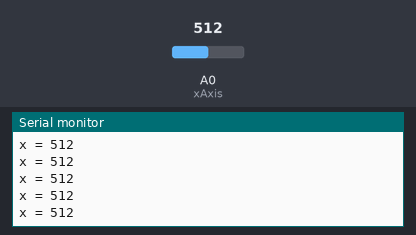
Simulated run of this sketch. Board: Arduino Uno, built with avr-gcc and run on an emulated ATmega328P. On the bench: the last lines printed to the serial monitor. The test bench sets the inputs (shaded band); at power-on: A0 (xAxis) = 512.

Above: at 1.2 s.
1.3 s: A0 (xAxis) set to 716
At 1.68 s:
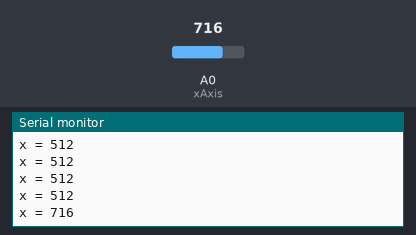
2.8 s: A0 (xAxis) set to 900
At 2.93 s:
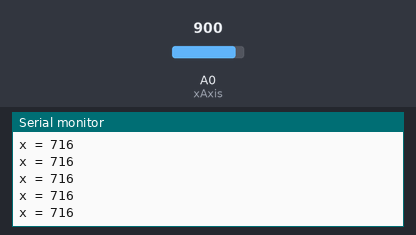
Timing chart, 0 to 5.8 s (numbered marks = the images above; inputs shaded):
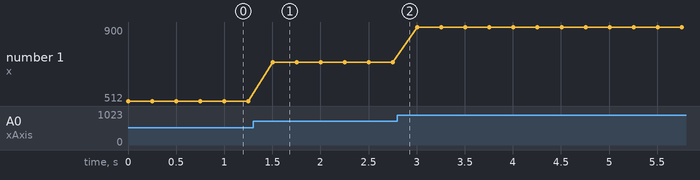

The sketch:

read_joystick.ino
```cpp
// define pin names
int xAxis = A0;

void setup() {
  Serial.begin(9600);
}

// the loop routine runs over and over again forever:
void loop() {
  int xValue = analogRead(xAxis);

  Serial.print("x = ");
  Serial.println(xValue);
  delay(250);
}
```

Measured:
- after the input at 1.3 s, the serial monitor: prints a new line after 0.20 s (image 1)
- plotted number 1: 512 → 716 after the input at 1.3 s, 716 → 900 after the input at 2.8 s
